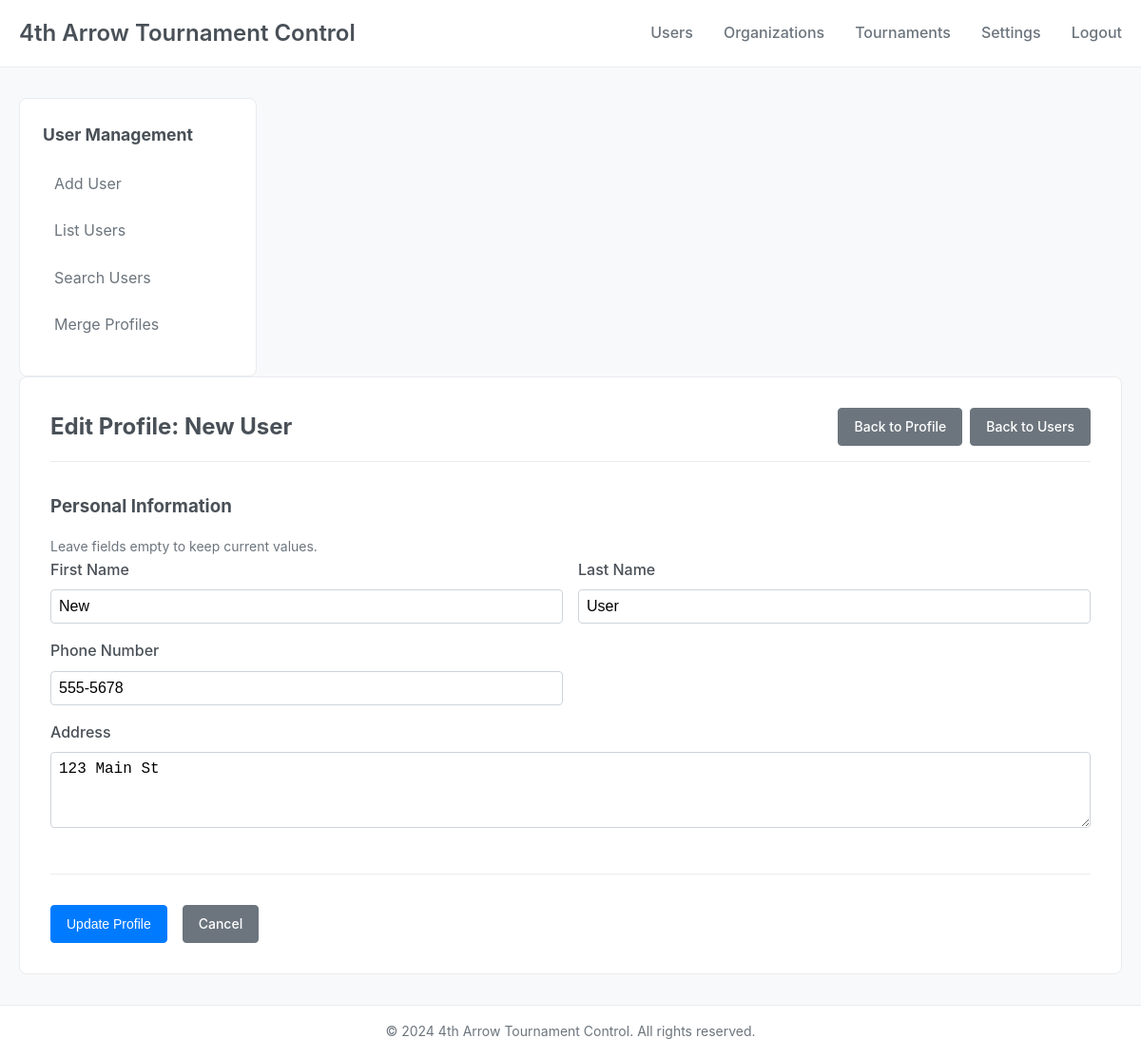
Screenshot of /users/4/edit (signed in) with the database file from the repository.
### core/models.py (models this page shows, shortened)
class User(Base):
    __tablename__ = 'users'
    id = Column(Integer, primary_key=True, autoincrement=True)
    email = Column(String(255), unique=True, nullable=True)
    password_hash = Column(Text, nullable=True)
    first_name = Column(String(100), nullable=False)
    last_name = Column(String(100), nullable=False)
    phone = Column(String(20), nullable=True)
    address = Column(Text, nullable=True)
    usbc_id = Column(String(50), nullable=True)
    tnba_id = Column(String(50), nullable=True)
    created_at = Column(DateTime, default=func.now())
    deleted_at = Column(DateTime, nullable=True)
    organization_memberships = relationship("OrganizationMembership", back_populates="user", cascade="all, delete-orphan")

### src/gui/users.py (the view, shortened to what this page needs)
@users_bp.route('/<int:user_id>/edit', methods=['GET', 'POST'])
@require_auth
def edit(user_id: int) -> Union[str, redirect]:
    session = db_manager.get_session()
    try:
        user = get_profile(session=session, user_id=user_id)
        if not user:
            flash('User not found.', 'error')
            return redirect(url_for('users.list'))
        form = EditProfileForm()
        if request.method == 'GET':
            form.first_name.data = user.first_name
            form.last_name.data = user.last_name
            form.phone.data = user.phone
            form.address.data = user.address
        return render_template('users/edit.html', form=form, user=user)
    finally:
        session.close()

### src/gui/forms.py
class EditProfileForm(FlaskForm):
    first_name = StringField('First Name', validators=[Optional(), Length(max=100)])
    last_name = StringField('Last Name', validators=[Optional(), Length(max=100)])
    phone = StringField('Phone Number', validators=[Optional(), Length(max=20)])
    address = TextAreaField('Address', validators=[Optional(), Length(max=500)])
    submit = SubmitField('Update Profile')

### core/profile.py (called while the page is built)
def get_profile(
    session: Session,
    user_id: Optional[int] = None,
    email: Optional[str] = None,
    usbc_id: Optional[str] = None,
    tnba_id: Optional[str] = None
) -> Optional[User]:
    try:
        if user_id is not None:
            user = session.query(User).filter(User.id == user_id).first()
        elif email is not None:
            user = session.query(User).filter(User.email == email).first()
        elif usbc_id is not None:
            user = session.query(User).filter(User.usbc_id == usbc_id).first()
        elif tnba_id is not None:
            user = session.query(User).filter(User.tnba_id == tnba_id).first()
        else:
            return None
        return user
    except Exception:
        raise

### src/gui/utils.py (called while the page is built)
def require_auth(f: Callable) -> Callable:
    @wraps(f)
    def decorated_function(*args: Any, **kwargs: Any) -> Any:
        if 'user_id' not in session:
            flash('Please log in to access this page.', 'error')
            return redirect(url_for('auth.login'))
        return f(*args, **kwargs)
    return decorated_function

### storage/database.py (called while the page is built)
    def get_session(self) -> Session:
        return self.SessionLocal()

### src/gui/templates/users/edit.html (shortened to what this page needs)
{% extends "base.html" %}
{% block sidebar %}
<nav class="sidebar-nav">
    <h3>User Management</h3>
    <ul class="sidebar-list">
        <li><a href="{{ url_for('users.create') }}" class="sidebar-link">Add User</a></li>
        <li><a href="{{ url_for('users.list') }}" class="sidebar-link">List Users</a></li>
        <li><a href="{{ url_for('users.search') }}" class="sidebar-link">Search Users</a></li>
        <li><a href="{{ url_for('users.merge') }}" class="sidebar-link">Merge Profiles</a></li>
    </ul>
</nav>
{% endblock %}
{% block content %}
<div class="edit-user">
    <div class="page-header">
        <h2>Edit Profile: {{ user.first_name }} {{ user.last_name }}</h2>
        <div class="page-actions">
            <a href="{{ url_for('users.view', user_id=user.id) }}" class="btn btn-secondary">Back to Profile</a>
            <a href="{{ url_for('users.list') }}" class="btn btn-secondary">Back to Users</a>
        </div>
    </div>
    <form method="POST" class="edit-form">
        <div class="form-section">
            <h3>Personal Information</h3>
            <p class="form-help">Leave fields empty to keep current values.</p>
            <div class="form-row">
                <div class="form-group">
                    {{ form.first_name.label(class="form-label") }}
                    {{ form.first_name(class="form-input") }}
                </div>
                <div class="form-group">
                    {{ form.last_name.label(class="form-label") }}
                    {{ form.last_name(class="form-input") }}
                </div>
            </div>
            <div class="form-row">
                <div class="form-group">
                    {{ form.phone.label(class="form-label") }}
                    {{ form.phone(class="form-input") }}
                </div>
            </div>
            <div class="form-group">
                {{ form.address.label(class="form-label") }}
                {{ form.address(class="form-textarea") }}
            </div>
        </div>
        <div class="form-actions">
            {{ form.submit(class="btn btn-primary") }}
            <a href="{{ url_for('users.view', user_id=user.id) }}" class="btn btn-secondary">Cancel</a>
        </div>
    </form>
</div>
{% endblock %}

### src/gui/static/css/style.css (style rules this page uses)
* { margin: 0; padding: 0; box-sizing: border-box; }
body { font-family: -apple-system, BlinkMacSystemFont, 'Segoe UI', Roboto, sans-serif; font-size: 16px; line-height: 1.6; color: #333; background-color: #f8f9fa; }
.sidebar-nav h3 { margin-bottom: 1rem; font-size: 1.1rem; color: #495057; }
.sidebar-list { list-style: none; }
.sidebar-list li { margin-bottom: 0.5rem; }
.sidebar-link { display: block; padding: 0.5rem 0.75rem; color: #6c757d; text-decoration: none; border-radius: 4px; transition: background-color 0.2s; }
.btn { display: inline-block; padding: 0.5rem 1rem; font-size: 0.875rem; font-weight: 500; text-align: center; text-decoration: none; border: 1px solid transparent; border-radius: 4px; cursor: pointer; transition: all 0.2s; }
.btn-primary { background-color: #007bff; color: #fff; border-color: #007bff; }
.btn-secondary { background-color: #6c757d; color: #fff; border-color: #6c757d; }
.form-group { margin-bottom: 1rem; }
.form-label { display: block; margin-bottom: 0.5rem; font-weight: 500; color: #495057; }
.form-input, .form-textarea { width: 100%; padding: 0.5rem; border: 1px solid #ced4da; border-radius: 4px; font-size: 1rem; transition: border-color 0.2s; }
.form-textarea { resize: vertical; min-height: 80px; }
.form-section { margin-bottom: 2rem; padding-bottom: 1.5rem; border-bottom: 1px solid #e9ecef; }
.form-section h3 { margin-bottom: 1rem; color: #495057; }
.form-row { display: grid; grid-template-columns: 1fr 1fr; gap: 1rem; }
.form-actions { display: flex; gap: 1rem; margin-top: 2rem; }
.page-header { display: flex; justify-content: space-between; align-items: center; margin-bottom: 2rem; padding-bottom: 1rem; border-bottom: 1px solid #e9ecef; }
.page-header h2 { color: #495057; }
.page-actions { display: flex; gap: 0.5rem; }
.form-help { font-size: 0.875rem; color: #6c757d; margin-top: 0.25rem; }

### rows the page displays
User: first_name "New", last_name "User", phone "555-5678", address "123 Main St"
